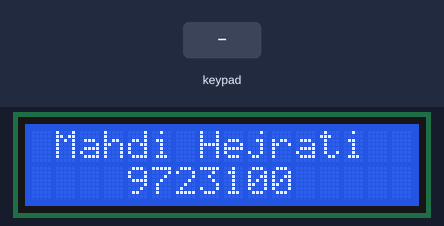
A sketch run on a simulated Arduino Mega 2560, built with avr-gcc and run on an emulated ATmega2560. Shown: 16×2 character LCD. The test bench sets the inputs (shaded band).

Above: at 0.1 s.
2.3 s: keypad keys 7 + 5 = pressed 0.4 s apart
At 4.6 s:
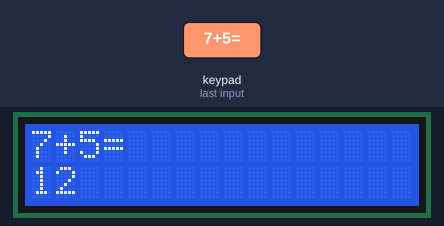
5.4 s: key '/' pressed
6.9 s: keypad keys 6 * 7 = pressed 0.4 s apart
At 9.2 s:
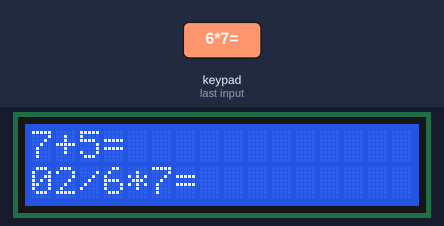
10.0 s: key '*' pressed
At 10.5 s:
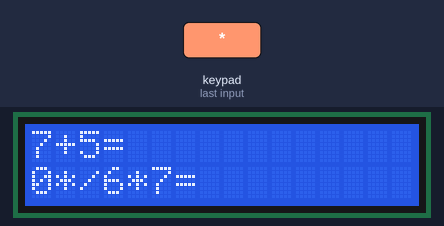
11.5 s: keypad keys 3 1 3 3 3 5 3 7 * pressed 0.4 s apart
At 15.2 s:
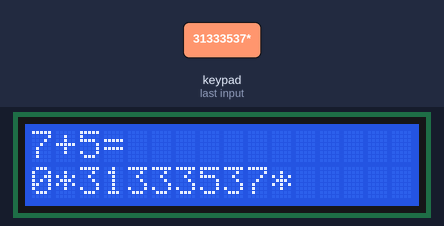
16.6 s: key '+' pressed
At 17.8 s:
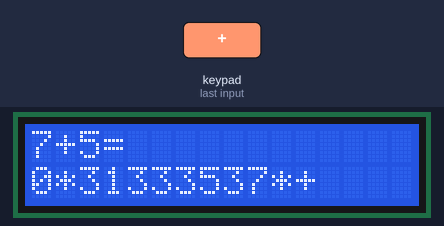
Timing chart, 0 to 19.1 s (numbered marks = the images above; inputs shaded):
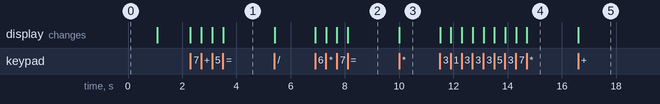

The sketch:

sketch_oct18a.ino
```cpp
#include <LiquidCrystal.h>
#include <Keypad.h>

const int RS = 13;
const int EN = 12;
const int D4 = 8;
const int D5 = 9;
const int D6 = 10;
const int D7 = 11;
LiquidCrystal lcd(RS, EN, D4, D5, D6, D7);


const byte ROWS = 4;
const byte COLS = 4;
char keys[ROWS][COLS] = {
  {'7','8','9','/'},
  {'4','5','6','*'},
  {'1','2','3','-'},
  {'.','0','=','+'}
};
byte rowPins[ROWS] = {31, 33, 35, 37}; //connect to the row pinouts of the keypad
byte colPins[COLS] = {23, 25, 27, 29}; //connect to the column pinouts of the keypad

Keypad keypad = Keypad( makeKeymap(keys), rowPins, colPins, ROWS, COLS );

String num1 = "";
String num2 = "";
char operand = "";
bool flag = true;
int answer = "";


void setup() {
  lcd.begin(16, 2);
  lcd.setCursor(0, 0);
  lcd.print(" Mahdi Hejrati ");
  lcd.setCursor(0, 1);
  lcd.print("    9723100    ");
  delay(1000);
  lcd.clear();
}

void loop() {

  char key = keypad.getKey();

  if (key){
    lcd.print(key);

    if (key=='1' || key=='2' || key=='3' || key=='4' || key=='5' || key=='6' || key=='7' || key=='8' || key=='9' || key=='0'){
      if (flag)
        num1 += key;
      else
        num2 += key;

    } else if (key == '/' || key == '*' || key == '-' || key == '+'){
        operand = key;
        flag = false;

    } else if(key == '='){

        if (operand == '+'){
          answer = num1.toInt() + num2.toInt();
        }
        else if (operand == '-'){
          answer = num1.toInt() - num2.toInt();
        }
        else if (operand == '*'){
          answer = num1.toInt() * num2.toInt();
        }
        else if (operand == '/'){
          answer = num1.toInt() / num2.toInt();
        }

        lcd.setCursor(0, 1);
        lcd.print(answer);

        num1 = "";
        num2 = "";
        operand = "";
        flag = true;
        answer = 0;
    }else if(key == '.'){
      lcd.clear();
      lcd.setCursor(0, 0);
    }
  }
}
```

Measured:
- after the input at 2.3 s, the display: first changes at once (image 1 shows a later state)
- after the input at 6.9 s, the display: first changes at once (image 2 shows a later state)
- after the input at 10.0 s, the display: changes at once (image 3)
- after the input at 11.5 s, the display: first changes at once (image 4 shows a later state)
- after the input at 16.6 s, the display: changes at once (image 5)
